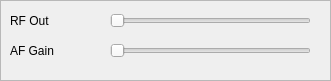
   <widget class="QFrame" name="frSliders">
    <property name="geometry">
     <rect>
      <x>340</x>
      <y>60</y>
      <width>331</width>
      <height>81</height>
     </rect>
    </property>
    <property name="styleSheet">
     <string notr="true">frSliders { 
display: block;
padding: 20px;
}
lblPower {float: right}</string>
    </property>
    <property name="frameShape">
     <enum>QFrame::StyledPanel</enum>
    </property>
    <property name="frameShadow">
     <enum>QFrame::Raised</enum>
    </property>
    <widget class="QSlider" name="slidPower">
     <property name="geometry">
      <rect>
       <x>110</x>
       <y>10</y>
       <width>201</width>
       <height>21</height>
      </rect>
     </property>
     <property name="toolTip">
      <string comment="fzuu"/>
     </property>
     <property name="autoFillBackground">
      <bool>false</bool>
     </property>
     <property name="styleSheet">
      <string notr="true"/>
     </property>
     <property name="minimum">
      <number>5</number>
     </property>
     <property name="maximum">
      <number>100</number>
     </property>
     <property name="singleStep">
      <number>5</number>
     </property>
     <property name="tracking">
      <bool>true</bool>
     </property>
     <property name="orientation">
      <enum>Qt::Horizontal</enum>
     </property>
     <property name="invertedAppearance">
      <bool>false</bool>
     </property>
     <property name="invertedControls">
      <bool>false</bool>
     </property>
     <property name="tickPosition">
      <enum>QSlider::NoTicks</enum>
     </property>
     <property name="tickInterval">
      <number>5</number>
     </property>
    </widget>
    <widget class="QLabel" name="lblPower">
     <property name="geometry">
      <rect>
       <x>10</x>
       <y>10</y>
       <width>91</width>
       <height>21</height>
      </rect>
     </property>
     <property name="styleSheet">
      <string notr="true"/>
     </property>
     <property name="text">
      <string>RF Out</string>
     </property>
    </widget>
    <widget class="QLabel" name="lblAudio">
     <property name="geometry">
      <rect>
       <x>10</x>
       <y>40</y>
       <width>91</width>
       <height>21</height>
      </rect>
     </property>
     <property name="text">
      <string>AF Gain</string>
     </property>
    </widget>
    <widget class="QSlider" name="slidAudio">
     <property name="geometry">
      <rect>
       <x>110</x>
       <y>40</y>
       <width>201</width>
       <height>21</height>
      </rect>
     </property>
     <property name="orientation">
      <enum>Qt::Horizontal</enum>
     </property>
    </widget>
   </widget>
